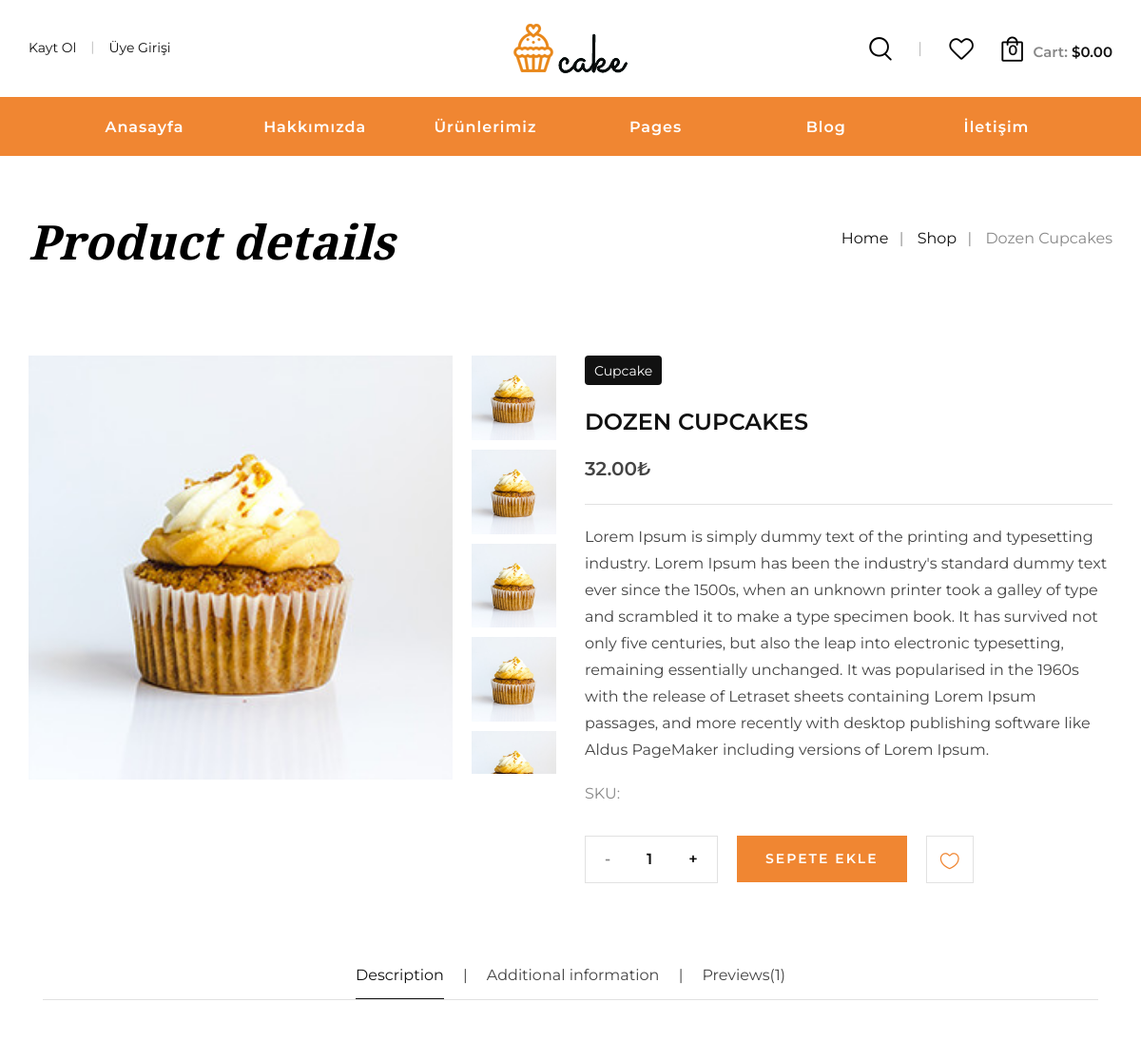
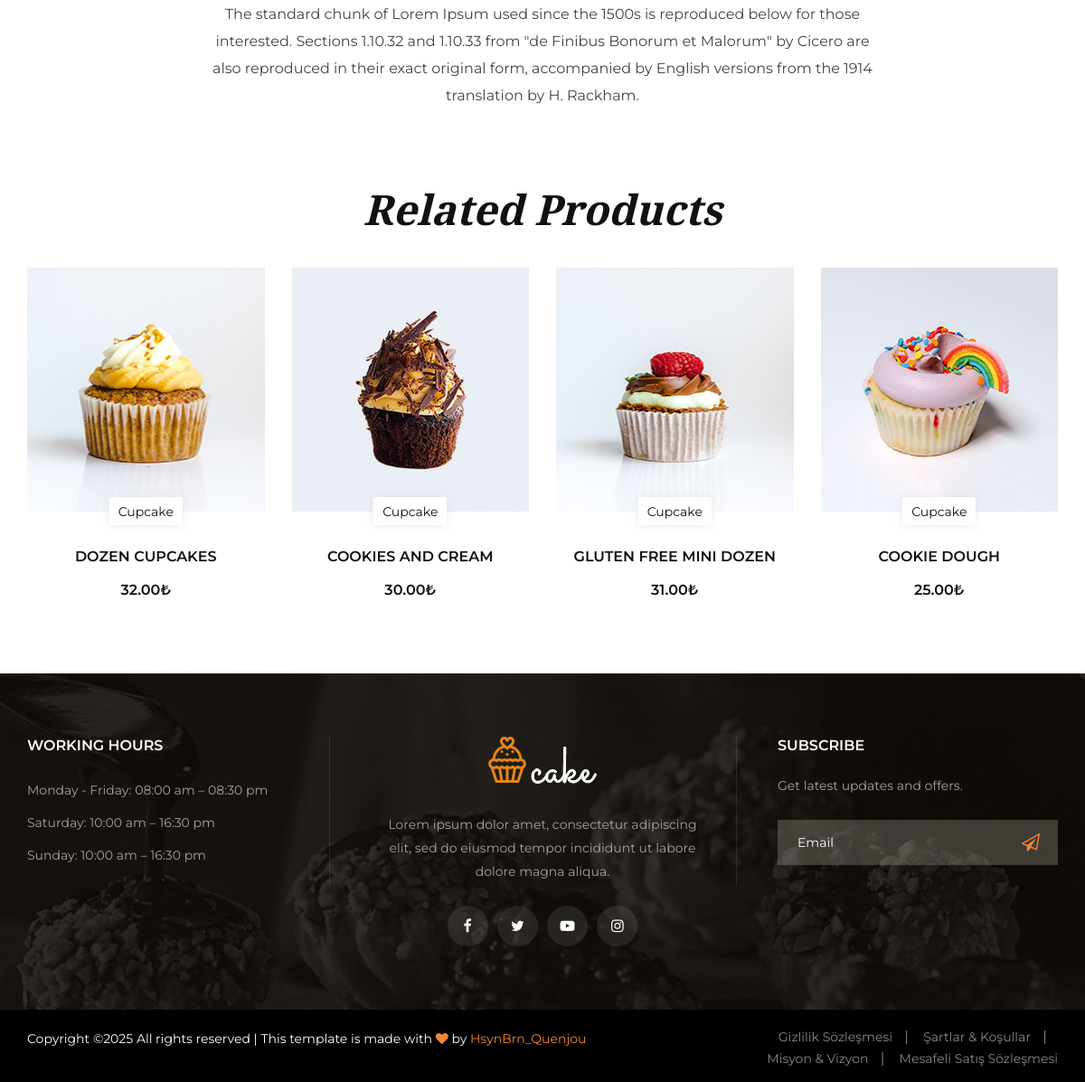
/pages/product_details/dozen-cupcakes, run on the app's committed database (2 pictures, top to bottom).
### tables this page shows
CREATE TABLE `urunler` (
  `urun_id` int(11) NOT NULL,
  `urun_adi` varchar(300) DEFAULT NULL,
  `urun_sef` varchar(300) DEFAULT NULL,
  `urun_resim` varchar(300) DEFAULT NULL,
  `urun_fiyat` double(15,2) DEFAULT NULL,
  `urun_stok` int(11) NOT NULL DEFAULT 1,
  `urun_kdv` tinyint(3) NOT NULL DEFAULT 20 COMMENT '1 8 18 20 gibi oranlar',
  `urun_kodu` varchar(300) DEFAULT NULL,
  `urun_kategori` varchar(300) DEFAULT NULL,
  `urun_description` text DEFAULT NULL,
  `urun_add_info` text DEFAULT NULL,
  `urun_previews` varchar(300) DEFAULT NULL,
  `urun_tarih` timestamp NOT NULL DEFAULT current_timestamp(),
  `urun_durum` tinyint(1) NOT NULL DEFAULT 1 COMMENT '1 aktif 2 pasif',
  `urun_icerik` longtext DEFAULT NULL,
  `urun_ekleyen` varchar(300) DEFAULT NULL,
  `urun_indirmelink` text DEFAULT NULL,
  `urun_vitrin` tinyint(1) NOT NULL DEFAULT 1 COMMENT '1 vitrin 2 liste',
  `urun_goruntulenme` int(11) NOT NULL DEFAULT 0
);

CREATE TABLE `ayarlar` (
  `id` int(11) NOT NULL,
  `site_baslik` varchar(300) DEFAULT NULL,
  `site_url` varchar(300) DEFAULT NULL,
  `site_admin_url` varchar(300) DEFAULT NULL,
  `site_logo` varchar(300) DEFAULT NULL,
  `site_favicon` varchar(300) DEFAULT NULL,
  `site_footer` text DEFAULT NULL,
  `site_gecerli_smtp` int(11) DEFAULT NULL,
  `site_gecerli_pos` int(11) DEFAULT NULL,
  `site_gecerli_sms` int(11) DEFAULT NULL,
  `smsbildirim` tinyint(1) NOT NULL DEFAULT 1 COMMENT '1 aktif 2 pasif',
  `mailbildirim` tinyint(1) NOT NULL DEFAULT 1 COMMENT '1 aktif 2 pasif',
  `adresbaslik1` text DEFAULT NULL,
  `adresbaslik2` text DEFAULT NULL,
  `adresbaslik3` text DEFAULT NULL,
  `adresdetay1` text DEFAULT NULL,
  `adresdetay2` text DEFAULT NULL,
  `adresdetay3` text DEFAULT NULL,
  `tel1` varchar(300) DEFAULT NULL,
  `tel2` varchar(300) DEFAULT NULL,
  `tel3` varchar(300) DEFAULT NULL,
  `whatsapp` varchar(300) DEFAULT NULL,
  `mail` varchar(300) DEFAULT NULL,
  `sliderresim1` varchar(300) DEFAULT NULL,
  `sliderresim2` varchar(300) DEFAULT NULL,
  `kucukresim1` varchar(300) DEFAULT NULL,
  `kucukresim2` varchar(300) DEFAULT NULL,
  `kucukresim3` varchar(300) DEFAULT NULL,
  `kucukresim4` varchar(300) DEFAULT NULL,
  `kucukresim5` varchar(300) DEFAULT NULL,
  `kucukresim6` varchar(300) DEFAULT NULL,
  `footersabitresim` varchar(300) DEFAULT NULL,
  `footerlogo` varchar(300) DEFAULT NULL COMMENT 'footer-logo.png',
  `slideryazi1` text DEFAULT NULL,
  `slideryazi2` text DEFAULT NULL,
  `sliderbuton1` varchar(300) DEFAULT NULL,
  `sliderbuton2` varchar(300) DEFAULT NULL
);

CREATE TABLE `sosyalmedyalar` (
  `sosid` int(11) NOT NULL,
  `sosikon` varchar(300) DEFAULT NULL,
  `sosbaslik` varchar(300) DEFAULT NULL,
  `soslink` varchar(300) DEFAULT NULL,
  `sostarih` timestamp NOT NULL DEFAULT current_timestamp(),
  `sosekleyen` varchar(300) DEFAULT NULL,
  `sosdurum` tinyint(4) NOT NULL DEFAULT 1 COMMENT '1 aktif 2 pasif'
);

CREATE TABLE `sayfalar` (
  `sayfaid` int(11) NOT NULL,
  `sayfaadi` varchar(300) DEFAULT NULL,
  `sayfasef` varchar(300) DEFAULT NULL,
  `sayfaicerik` longtext DEFAULT NULL,
  `sayfadurum` tinyint(1) NOT NULL DEFAULT 1 COMMENT '1 aktif 2 pasif',
  `sayfaekleyen` varchar(300) DEFAULT NULL,
  `sayfatarih` timestamp NOT NULL DEFAULT current_timestamp()
);

### application/controllers/Pages.php (called while the page is built, shortened)
<?php
class Pages extends CI_Controller{
    public function  product_details($urun_sef){
        $urun = $this->Common_model->get(['urun_sef' => $urun_sef], 'urunler');
        $viewData = array(
            'setting' => $this->Common_model->get(['id'=>1], 'ayarlar'),
            'social' => $this->Common_model->getAll(['sosdurum'=>1], 'sosyalmedyalar'),
            'pages' => $this->Common_model->getAll(['sayfadurum'=>1], 'sayfalar'),
            'comments' => $this->Common_model->getLimitAll(['yorumdurum'=>1], 8, 0, 'yorumlar', 'yorumid', 'DESC' ),
            'blogs' => $this->Common_model->getLimitAll(['blogdurum'=>1], 4, 0, 'blog', 'blogid', 'DESC' ),
            'products' => $this->Common_model->getLimitAll(['urun_vitrin'=>1], 8, 0, 'urunler', 'urun_id', 'ASC' ),
            'categories' => $this->Common_model->getLimitAll(['katvitrin'=>1], 7, 0, 'kategoriler', 'katid', 'DESC' ),
            'product'  => $urun,
        );
        $this->load->view('default/product_details_view', $viewData);
    }
}
?>

### index.php (called while the page is built, shortened)
<?php
require_once BASEPATH.'core/CodeIgniter.php';

### application/models/Common_model.php (called while the page is built, shortened)
<?php
class Common_model extends CI_Model {
    public function get($where, $table) {
        return $this->db->where($where)->get($table)->row();
    }
    public function getAll($where, $table)
    {
        return $this->db->where($where)->get($table)->result();
    }
    public function getLimitAll($where, $limit="", $pkCount="", $table, $orderbycolumn="id", $orderby="asc", $select="*"){
        return $this
            ->db
            ->select($select)
            ->where($where)
            ->order_by($orderbycolumn, $orderby)
            ->limit($limit, $pkCount)
            ->get($table)
            ->result();
    }
    public function get_products_by_category($category_name) {
        $this->db->where('urun_kategori', $category_name);
        return $this->db->get('urunler')->result();
    }
}
?>

### application/views/default/product_details_view.php (the view, shortened to what this page needs)
<?php $this->load->view('default/inc/header'); ?>
<body>
    <div class="breadcrumb-option">
        <div class="container">
            <div class="row">
                <div class="col-lg-6 col-md-6 col-sm-6">
                    <div class="breadcrumb__text">
                        <h2>Product details</h2>
                    </div>
                </div>
                <div class="col-lg-6 col-md-6 col-sm-6">
                    <div class="breadcrumb__links">
                        <a href="home_view.php">Home</a>
                        <a href="shop_view.php">Shop</a>
                        <span><?php echo $product->urun_adi; ?></span>
                    </div>
                </div>
            </div>
        </div>
    </div>
    <section class="product-details spad">
        <div class="container">
            <div class="row">
                <div class="col-lg-6">
                    <div class="product__details__img">
                        <div class="product__details__big__img">
                            <?php if (isset($product) && !empty($product->urun_resim)): ?>
                                <img class="big_img" src="<?php echo base_url('default/uploads/img/shop/' . $product->urun_resim); ?>" alt="<?php echo $product->urun_adi; ?>">
                            <?php else: ?>
                                <img class="big_img" src="<?php echo base_url('default/uploads/img/no-image.jpg'); ?>" alt="Resim Yok">
                            <?php endif; ?>
                        </div>
                        <div class="product__details__thumb">
                            <div class="pt__item active">
                                <img class="big_img" src="<?php echo
                                base_url('default/uploads/img/shop/' . $product->urun_resim); ?>" alt="<?php echo $product->urun_adi; ?>">
                            </div>
                            <div class="pt__item">
                                <img class="big_img" src="<?php echo
                                base_url('default/uploads/img/shop/' . $product->urun_resim); ?>" alt="<?php echo $product->urun_adi; ?>">
                            </div>
                            <div class="pt__item">
                                <img class="big_img" src="<?php echo
                                base_url('default/uploads/img/shop/' . $product->urun_resim); ?>" alt="<?php echo $product->urun_adi; ?>">
                            </div>
                            <div class="pt__item">
                                <img class="big_img" src="<?php echo
                                base_url('default/uploads/img/shop/' . $product->urun_resim); ?>" alt="<?php echo $product->urun_adi; ?>">
                            </div>
                            <div class="pt__item">
                                <img class="big_img" src="<?php echo
                                base_url('default/uploads/img/shop/' . $product->urun_resim); ?>" alt="<?php echo $product->urun_adi; ?>">
                            </div>
                        </div>
                    </div>
                </div>
                <div class="col-lg-6">
                    <div class="product__details__text">
                        <?php if (isset($product)): ?>
                            <div class="product__label"><?php echo $product->urun_kategori; ?></div>
                            <h4><?php echo $product->urun_adi; ?></h4>
                            <h5><?php echo $product->urun_fiyat; ?>₺</h5>
                            <p><?php echo $product->urun_icerik; ?></p>
                            <ul>
                                <li>SKU: <span><?php echo $product->urun_kodu; ?></span></li>
                            </ul>
                            <form action="<?php echo base_url("sepete_ekle"); ?>" method="POST">
                                <div class="product__details__option">
                                    <div class="quantity">
                                        <div class="pro-qty">
                                            <input type="text" value="1">
                                        </div>
                                    </div>
                                    <a href="#" class="primary-btn">SEPETE EKLE</a>
                                    <a href="#" class="heart__btn"><span class="icon_heart_alt"></span></a>
                                </div>
                            </form>
                        <?php else: ?>
                            <p>Ürün bilgileri yüklenemedi.</p>
                        <?php endif; ?>
                    </div>
                </div>
            </div>
            <div class="product__details__tab">
                <div class="col-lg-12">
                    <ul class="nav nav-tabs" role="tablist">
                        <li class="nav-item">
                            <a class="nav-link active" data-toggle="tab" href="#tabs-1" role="tab">Description</a>
                        </li>
                        <li class="nav-item">
                            <a class="nav-link" data-toggle="tab" href="#tabs-2" role="tab">Additional information</a>
                        </li>
                        <li class="nav-item">
                            <a class="nav-link" data-toggle="tab" href="#tabs-3" role="tab">Previews(1)</a>
                        </li>
                    </ul>
                    <div class="tab-content">
                        <div class="tab-pane active" id="tabs-1" role="tabpanel">
                            <div class="row d-flex justify-content-center">
                                <div class="col-lg-8">
                                    <p><?php echo $product->urun_description; ?></p>
                                </div>
                            </div>
                        </div>
                    </div>
                </div>
            </div>
        </div>
    </section>
    <section class="related-products spad">
        <div class="container">
            <div class="row">
                <div class="col-lg-12 text-center">
                    <div class="section-title">
                        <h2>Related Products</h2>
                    </div>
                </div>
            </div>
            <div class="row">
                <div class="related__products__slider owl-carousel">
                    <?php foreach ($products as $catpro) { ?>
                        <div class="col-lg-3">
                            <div class="product__item">
                                <a href="<?php echo base_url('pages/product_details/'.$catpro->urun_sef); ?>">
                                    <div class="product__item__pic set-bg" data-setbg="<?php echo base_url('default/uploads/img/shop/'.$catpro->urun_resim); ?>">
                                        <div class="product__label">
                                            <span><?php echo $catpro->urun_kategori; ?></span>
                                        </div>
                                    </div>
                                </a>
                                <div class="product__item__text">
                                    <h6><a href="<?php echo base_url('pages/product_details/'.$catpro->urun_sef); ?>"><?php echo $catpro->urun_adi; ?></a></h6>
                                    <div class="product__item__price"><?php echo $catpro->urun_fiyat; ?>₺</div>
                                </div>
                            </div>
                        </div>
                    <?php } ?>
                </div>
            </div>
        </div>
    </section>
</body>
<?php $this->load->view('default/inc/footer'); ?>

### application/views/default/inc/footer.php (shortened to what this page needs)
<footer class="footer set-bg" data-setbg="<?php echo base_url('default/uploads/img/'.$setting->footersabitresim); ?>">
    <div class="container">
        <div class="row">
            <div class="col-lg-4 col-md-6 col-sm-6">
                <div class="footer__widget">
                    <h6>WORKING HOURS</h6>
                    <ul>
                        <li>Monday - Friday: 08:00 am – 08:30 pm</li>
                        <li>Saturday: 10:00 am – 16:30 pm</li>
                        <li>Sunday: 10:00 am – 16:30 pm</li>
                    </ul>
                </div>
            </div>
            <div class="col-lg-4 col-md-6 col-sm-6">
                <div class="footer__about">
                    <div class="footer__logo">
                        <a href="<?php echo base_url()?>"><img src="<?php echo base_url('default/uploads/img/'.$setting->footerlogo)?>" alt="<?php echo $setting->footerlogo?>"></a>
                    </div>
                    <p>Lorem ipsum dolor amet, consectetur adipiscing elit, sed do eiusmod tempor incididunt ut
                        labore dolore magna aliqua.</p>
                    <div class="footer__social">
                        <?php if($social) {
                            foreach ($social as $soc){
                                ?>
                                <a target="_blank" href="<?php echo $soc->soslink; ?>"><?php echo $soc->sosikon; ?></a>
                                <?php
                            }
                        }
                        ?>
                    </div>
                </div>
            </div>
            <div class="col-lg-4 col-md-6 col-sm-6">
                <div class="footer__newslatter">
                    <h6>Subscribe</h6>
                    <p>Get latest updates and offers.</p>
                    <form action="#">
                        <input type="text" placeholder="Email">
                        <button type="submit"><i class="fa fa-send-o"></i></button>
                    </form>
                </div>
            </div>
        </div>
    </div>
    <div class="copyright">
        <div class="container">
            <div class="row">
                <div class="col-md-8">
                    <p class="copyright__text text-white">
                        <?php echo $setting->site_footer; ?>
                    </p>
                </div>
                <div class="col-md-4">
                    <div class="copyright__widget">
                        <?php if($pages) { ?>
                        <ul>
                            <?php foreach ($pages as $page){ ?>
                                <li><a href="<?php echo base_url('pages/detail/'.$page->sayfasef); ?>"><?php echo $page->sayfaadi; ?></a></li>
                            <?php } ?>
                        </ul>
                        <?php } ?>
                    </div>
                </div>
            </div>
        </div>
    </div>
</footer>
</body>
</html>

### data on the page
urunler: urun_adi "Dozen Cupcakes", urun_resim (picture), urun_kategori "Cupcake", urun_adi "DOZEN CUPCAKES", urun_fiyat "32.00", urun_icerik "Lorem Ipsum is simply dummy text of the printing and typesetting industry. Lorem Ipsum has been the industry's standard dummy text ever since the 1500s, when an unknown printer took a galley of type and scrambled it to make a type specimen book. It has survived not only five centuries, but also the leap into electronic typesetting, remaining essentially unchanged. It was popularised in the 1960s with the release of Letraset sheets containing Lorem Ipsum passages, and more recently with desktop publishing software like Aldus PageMaker including versions of Lorem Ipsum.", urun_description "The standard chunk of Lorem Ipsum used since the 1500s is reproduced below for those interested. Sections 1.10.32 and 1.10.33 from \"de Finibus Bonorum et Malorum\" by Cicero are also reproduced in their exact original form, accompanied by English versions from the 1914 translation by H. Rackham.", shows a picture
urunler: shows a picture, urun_kategori "Cupcake", urun_adi "COOKIES AND CREAM", urun_fiyat "30.00"
urunler: shows a picture, urun_kategori "Cupcake", urun_adi "GLUTEN FREE MINI DOZEN", urun_fiyat "31.00"
urunler: shows a picture, urun_kategori "Cupcake", urun_adi "COOKIE DOUGH", urun_fiyat "25.00"
ayarlar: footerlogo (picture), site_footer "Copyright © All rights reserved | This template is made with by HsynBrn_Quenjou"
sayfalar: sayfaadi "Gizlilik Sözleşmesi"
sayfalar: sayfaadi "Şartlar & Koşullar"
sayfalar: sayfaadi "Misyon & Vizyon"
sayfalar: sayfaadi "Mesafeli Satış Sözleşmesi"
